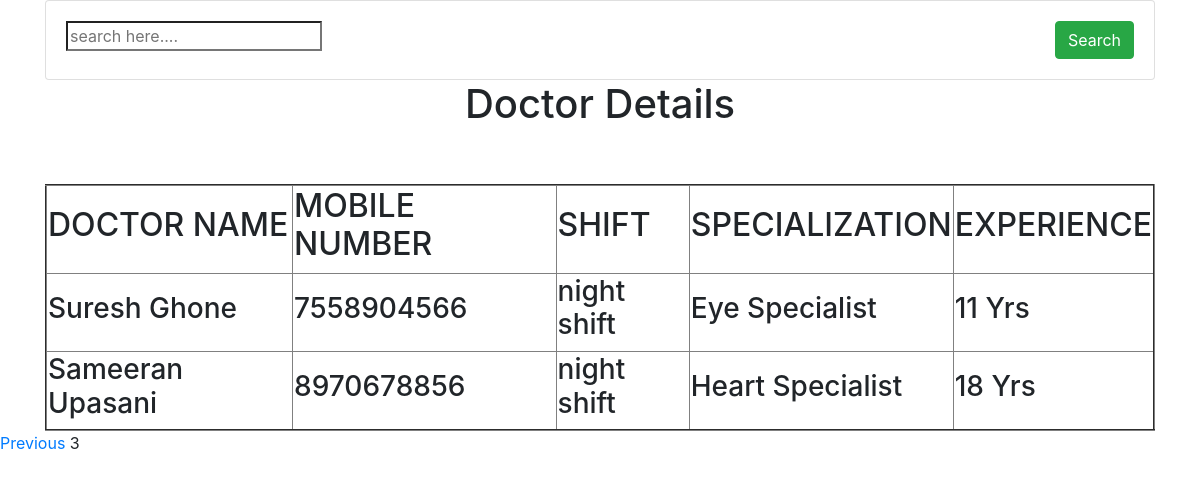
The page /read/?page=3 on the database its author committed.
### testapp/models.py (models this page shows, shortened)
class Doctor(models.Model):
    doctor_name=models.CharField(max_length=150)
    mobile_no=models.IntegerField()
    shift_choices=(
    ('day shift','Day Shift'),
    ('night shift','Night Shift')
    )
    shift=models.CharField(max_length=30,choices=shift_choices)
    specialization=models.CharField(max_length=100)
    experience=models.CharField(max_length=50)

### testapp/views.py (the view)
# urls.py: path('read/', views.doctor_read_view,name='read_data'),
def doctor_read_view(request):
    doc_list=Doctor.objects.all()
    paginator=Paginator(doc_list,3)
    page_number=request.GET.get('page')
    page_obj=paginator.get_page(page_number)
    dname=request.GET.get('dname')
    if dname!='' and dname is not None:
        page_obj=doc_list.filter(doctor_name__contains=dname)
    my_dict={'page_obj':page_obj}
    return render(request,'doctorread.html',my_dict)

### Template/doctorread.html (shortened to what this page needs)
{% load static %}
<!DOCTYPE html>
<html lang="en" dir="ltr">
  <head>
    <link rel="stylesheet" href="{% static "style.css"%}">
    <link rel="stylesheet" href="https://maxcdn.bootstrapcdn.com/bootstrap/4.0.0/css/bootstrap.min.css">
  </head>
  <body>
    <div class="container">
  <div class="row">
    <div class="col-md-12">
      <form class="card">
        <div class="card-body">
          <div class="row">
            <div class="col">
              <input type="search" name="name" value="" placeholder="search here....">
            </div>
            <div class="col-auto">
              <button type="search" name="button" class="btn btn-success">Search</button>
            </div>
          </div>
        </div>
      </form>
    </div>
  </div>
</div>
    <div class="container" align="center">
      <h1>Doctor Details</h1><br><br>
      <table border="2px">
        <tbody>
          <thead>
            <th><h2>DOCTOR NAME</h2></th>
            <th><h2>MOBILE NUMBER</h2></th>
            <th><h2>SHIFT</h2></th>
            <th><h2>SPECIALIZATION</h2></th>
            <th><h2>EXPERIENCE</h2></th>
          </thead>
          {% for i in page_obj %}
          <tr>
            <td><h3>{{i.doctor_name}}</h3></td>
            <td><h3>{{i.mobile_no}}</h3></td>
            <td><h3>{{i.shift}}</h3></td>
            <td><h3>{{i.specialization}}</h3></td>
            <td><h3>{{i.experience}}</h3></td>
          </tr>
          {% endfor %}
        </tbody>
      </table>
      </div>
        <div id="pagee">
            {% if page_obj.has_previous %}
            <a href="?page={{page_obj.previous_page_number}}">Previous</a>
            {% endif %}
            {{page_obj.number}}
        </div>
</body>
</html>

### Static/style.css (style rules this page uses)
body { background-color: orange; height: 100%; background-repeat: no-repeat; background-size: cover; }

### rows shown on the page
Doctor: doctor_name "Suresh Ghone", mobile_no "7558904566", shift "night shift", specialization "Eye Specialist", experience "11 Yrs"
Doctor: doctor_name "Sameeran Upasani", mobile_no "8970678856", shift "night shift", specialization "Heart Specialist", experience "18 Yrs"

### other values the page prints
{{ page_obj.number }} "3"
